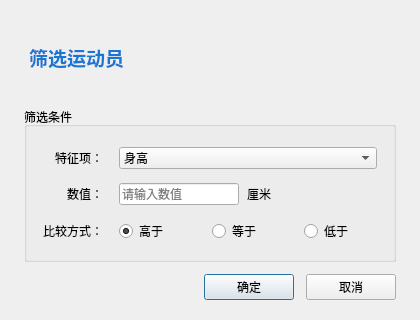
<?xml version="1.0" encoding="UTF-8"?>
<ui version="4.0">
 <class>SelectDialog</class>
 <widget class="QDialog" name="SelectDialog">
  <property name="geometry">
   <rect>
    <x>0</x>
    <y>0</y>
    <width>420</width>
    <height>320</height>
   </rect>
  </property>
  <property name="windowTitle">
   <string>特征筛选</string>
  </property>
  <layout class="QVBoxLayout" name="verticalLayout">
   <property name="spacing">
    <number>12</number>
   </property>
   <property name="leftMargin">
    <number>24</number>
   </property>
   <property name="topMargin">
    <number>24</number>
   </property>
   <property name="rightMargin">
    <number>24</number>
   </property>
   <property name="bottomMargin">
    <number>20</number>
   </property>
   <item>
    <widget class="QLabel" name="dialogTitle">
     <property name="text">
      <string>筛选运动员</string>
     </property>
     <property name="styleSheet">
      <string notr="true">font-size: 14pt; font-weight: bold; color: #1976D2; padding-bottom: 4px;</string>
     </property>
    </widget>
   </item>
   <item>
    <widget class="QGroupBox" name="groupBox">
     <property name="title">
      <string>筛选条件</string>
     </property>
     <layout class="QGridLayout" name="gridLayout">
      <property name="horizontalSpacing">
       <number>16</number>
      </property>
      <property name="verticalSpacing">
       <number>14</number>
      </property>
      <property name="leftMargin">
       <number>16</number>
      </property>
      <property name="topMargin">
       <number>20</number>
      </property>
      <property name="rightMargin">
       <number>16</number>
      </property>
      <property name="bottomMargin">
       <number>16</number>
      </property>
      <item row="0" column="0">
       <widget class="QLabel" name="labelFeature">
        <property name="text">
         <string>特征项：</string>
        </property>
        <property name="alignment">
         <set>Qt::AlignRight|Qt::AlignTrailing|Qt::AlignVCenter</set>
        </property>
       </widget>
      </item>
      <item row="0" column="1">
       <widget class="QComboBox" name="comboSpecialItem">
        <property name="minimumSize">
         <size>
          <width>160</width>
          <height>0</height>
         </size>
        </property>
        <item>
         <property name="text">
          <string>身高</string>
         </property>
        </item>
        <item>
         <property name="text">
          <string>体重</string>
         </property>
        </item>
       </widget>
      </item>
      <item row="1" column="0">
       <widget class="QLabel" name="labelValue">
        <property name="text">
         <string>数值：</string>
        </property>
        <property name="alignment">
         <set>Qt::AlignRight|Qt::AlignTrailing|Qt::AlignVCenter</set>
        </property>
       </widget>
      </item>
      <item row="1" column="1">
       <layout class="QHBoxLayout" name="valueLayout">
        <property name="spacing">
         <number>8</number>
        </property>
        <item>
         <widget class="QLineEdit" name="lineEditSelectedValue">
          <property name="placeholderText">
           <string>请输入数值</string>
          </property>
          <property name="maximumSize">
           <size>
            <width>120</width>
            <height>16777215</height>
           </size>
          </property>
         </widget>
        </item>
        <item>
         <widget class="QLabel" name="label_unit">
          <property name="text">
           <string>厘米</string>
          </property>
         </widget>
        </item>
       </layout>
      </item>
      <item row="2" column="0">
       <widget class="QLabel" name="labelCompare">
        <property name="text">
         <string>比较方式：</string>
        </property>
        <property name="alignment">
         <set>Qt::AlignRight|Qt::AlignTrailing|Qt::AlignVCenter</set>
        </property>
       </widget>
      </item>
      <item row="2" column="1">
       <layout class="QHBoxLayout" name="radioLayout">
        <property name="spacing">
         <number>20</number>
        </property>
        <item>
         <widget class="QRadioButton" name="radioGreater">
          <property name="text">
           <string>高于</string>
          </property>
          <property name="checked">
           <bool>true</bool>
          </property>
         </widget>
        </item>
        <item>
         <widget class="QRadioButton" name="radioEqual">
          <property name="text">
           <string>等于</string>
          </property>
         </widget>
        </item>
        <item>
         <widget class="QRadioButton" name="radioLower">
          <property name="text">
           <string>低于</string>
          </property>
         </widget>
        </item>
       </layout>
      </item>
     </layout>
    </widget>
   </item>
   <item>
    <layout class="QHBoxLayout" name="buttonLayout">
     <property name="spacing">
      <number>12</number>
     </property>
     <item>
      <spacer name="horizontalSpacer">
       <property name="orientation">
        <enum>Qt::Horizontal</enum>
       </property>
       <property name="sizeHint" stdset="0">
        <size>
         <width>40</width>
         <height>20</height>
        </size>
       </property>
      </spacer>
     </item>
     <item>
      <widget class="QPushButton" name="btnOK">
       <property name="text">
        <string>确定</string>
       </property>
       <property name="default">
        <bool>true</bool>
       </property>
       <property name="minimumSize">
        <size>
         <width>90</width>
         <height>0</height>
        </size>
       </property>
      </widget>
     </item>
     <item>
      <widget class="QPushButton" name="btnCancel">
       <property name="text">
        <string>取消</string>
       </property>
       <property name="minimumSize">
        <size>
         <width>90</width>
         <height>0</height>
        </size>
       </property>
      </widget>
     </item>
    </layout>
   </item>
  </layout>
 </widget>
 <resources/>
 <connections>
  <connection>
   <sender>btnOK</sender>
   <signal>clicked()</signal>
   <receiver>SelectDialog</receiver>
   <slot>accept()</slot>
  </connection>
  <connection>
   <sender>btnCancel</sender>
   <signal>clicked()</signal>
   <receiver>SelectDialog</receiver>
   <slot>reject()</slot>
  </connection>
 </connections>
</ui>
